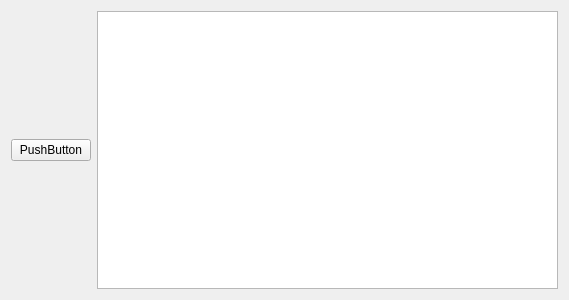
<?xml version="1.0" encoding="UTF-8"?>
<ui version="4.0">
 <class>Form</class>
 <widget class="QWidget" name="Form">
  <property name="geometry">
   <rect>
    <x>0</x>
    <y>0</y>
    <width>569</width>
    <height>300</height>
   </rect>
  </property>
  <property name="windowTitle">
   <string>Form</string>
  </property>
  <layout class="QHBoxLayout" name="horizontalLayout">
   <item>
    <widget class="QPushButton" name="pushButton">
     <property name="text">
      <string>PushButton</string>
     </property>
    </widget>
   </item>
   <item>
    <widget class="PlotWidget" name="plot_view"/>
   </item>
  </layout>
 </widget>
 <customwidgets>
  <customwidget>
   <class>PlotWidget</class>
   <extends>QGraphicsView</extends>
   <header>pyqtgraph</header>
   <slots>
    <signal>signal1()</signal>
    <slot>plot()</slot>
   </slots>
  </customwidget>
 </customwidgets>
 <resources/>
 <connections>
  <connection>
   <sender>pushButton</sender>
   <signal>clicked()</signal>
   <receiver>Form</receiver>
   <slot>displayRadialPattern()</slot>
   <hints>
    <hint type="sourcelabel">
     <x>65</x>
     <y>152</y>
    </hint>
    <hint type="destinationlabel">
     <x>64</x>
     <y>83</y>
    </hint>
   </hints>
  </connection>
 </connections>
 <slots>
  <signal>signal1()</signal>
  <slot>displayRadialPattern()</slot>
 </slots>
</ui>
